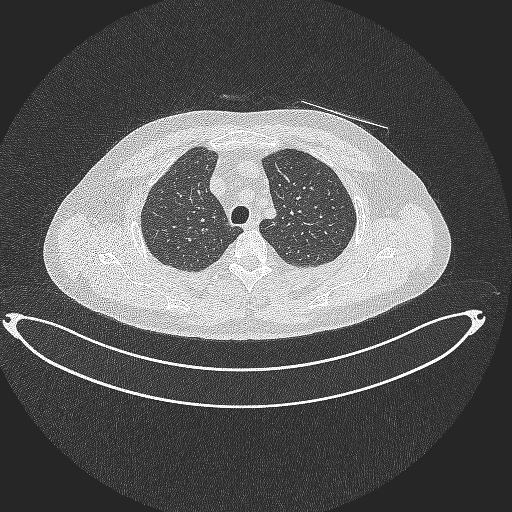
%> input picture data/lcd/data/nc/Normal case (103).jpg, 512 x 512 px; its folder holds only this picture in this run
$ octave lungAnalysis_2.m   (GNU Octave 9; MATLAB toolbox functions it lacks are replaced by stand-ins)
%> lines starting %> are read from the running program, lines starting %| are printed output that depends on the picture; in (x1, y1, x2, y2) boxes, pixels count from 0 and x2, y2 are one past the last pixel; in counts of white or black regions, pixels touching at a corner belong together; the program's own positions count from 1
%> further down, Selected_Image is the input picture: size 512x512x3 uint8; min 37, max 255, mean 91.7
### LungAnalayis-TumorFinder-master/customfilter.m
function C = customfilter(P)

%Fills Matrix 0 all Sides
filter_A=zeros(size(P)+2);
C=zeros(size(P));

%Image Matrix to 0 on all Sides
        for x=1:size(P,1)
            for y=1:size(P,2)
                filter_A(x+1,y+1)=P(x,y);
            end
        end
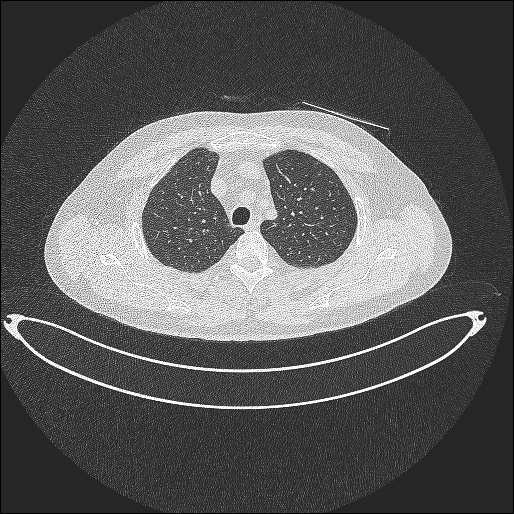
%> filter_A: size 514x514 double; min 0, max 255, mean 91
% 3-3 Neighbour array and sort middle
for i= 1:size(filter_A,1)-2
    for j=1:size(filter_A,2)-2
        window=zeros(9,1);
        inc=1;
        for x=1:3
            for y=1:3
                window(inc)=filter_A(i+x-1,j+y-1);
                inc=inc+1;
            end
        end

        med=sort(window);
        %Medium into Matrix
        C(i,j)=med(5);

    end
end
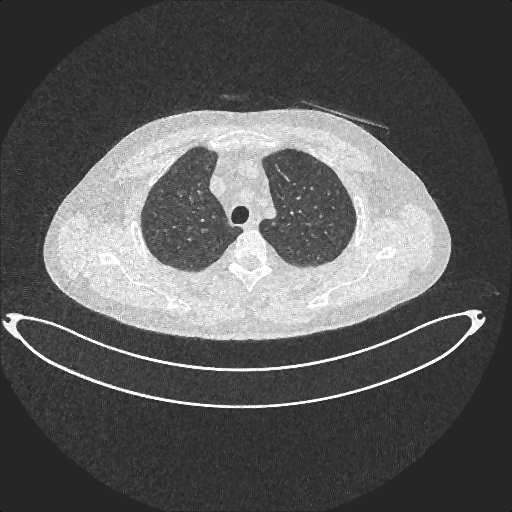
%> C: size 512x512 double; min 0, max 255, mean 90.3
%> after the loop, window = [38; 38; 0; 38; 38; 0; 0; 0; 0]
%Convert Matrix
C=uint8(C);
%> C: size 512x512 uint8
end

### LungAnalayis-TumorFinder-master/lungAnalysis_2.m
imageFolder = '/Users/varsha/Downloads/bs_project/data/lcd/data/nc/';  % Ensure correct path

% Correct variable name for filePattern and jpegFiles if you are using .png files
filePattern = fullfile(imageFolder, '*.jpg');  % Corrected to '*.png' based on your path
imageFiles = dir(filePattern);

for k = 1:length(imageFiles)
    baseFileName = imageFiles(k).name;
    fullFileName = fullfile(imageFolder, baseFileName);
    fprintf(1, 'Now reading %s\n', fullFileName);

    % Read Image File
    Selected_Image = imread(fullFileName);
    if isempty(Selected_Image)
        fprintf('Failed to read %s\n', fullFileName);
        continue;  % Skip this iteration if image failed to load
    end

    % Create a new figure for each image to avoid subplot overwriting
    figure;

    % Original Image
    subplot(3,3,1);
    imshow(Selected_Image);
    title('Selected Image');

    % Noise Removal
    greyscale_Method = rgb2gray(Selected_Image);
    % Assuming customfilter is a valid function that you have defined elsewhere
    median_filtering_Image = customfilter(greyscale_Method);
    subplot(3,3,2);
    imshow(median_filtering_Image);
    title('Noise Removed');

    % Convert to Binary Image
    binary_picture = imbinarize(median_filtering_Image, 0.2);
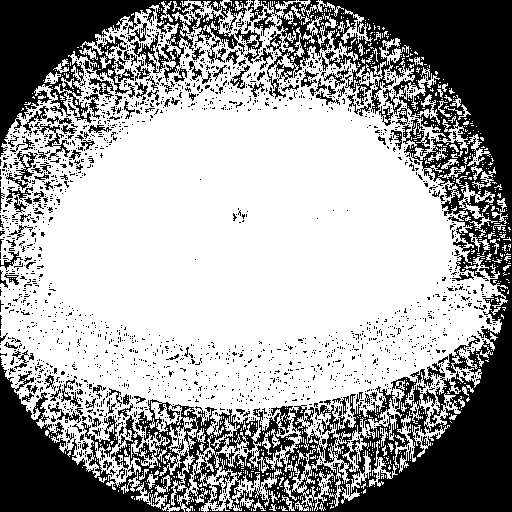
%> binary_picture: size 512x512 logical; 63.4% white; 2183 black regions (2049 under 20 px), largest, box (x1, y1, x2, y2) and area: (0, 0, 512, 512) 67541, (0, 0, 248, 157) 13940, (235, 28, 263, 64) 297
    subplot(3,3,3);
    imshow(binary_picture);
    title('Binary Image');

    %Create morphological structuring element
    se1 = strel('disk', 2); %creates a flat, disk-shaped structure,
    postOpenImage_1 = imopen(binary_picture, se1);
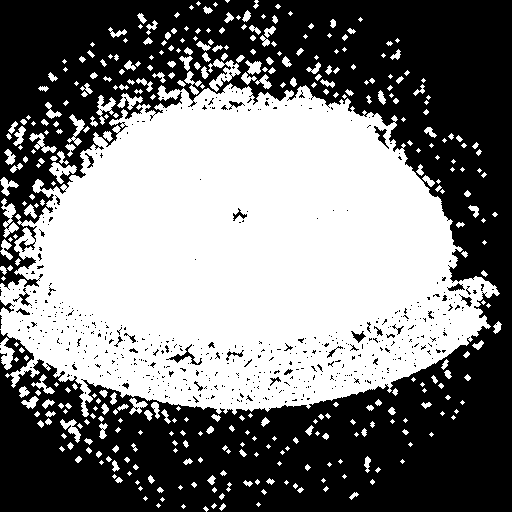
%> postOpenImage_1: size 512x512 logical; 48.4% white; 376 white regions (173 under 20 px), largest, box (x1, y1, x2, y2) and area: (0, 83, 500, 417) 113747, (208, 59, 241, 92) 424, (1, 198, 19, 238) 303
    subplot(3, 3, 4); %divides figure into rectangular panes
    imshow(postOpenImage_1); %show image
    title('Opening Image'); %image name

    %Create morphological structuring element
    se2 = strel('disk', 8); %creates a flat, disk-shaped structure,
    postOpenImage_2 = imopen(binary_picture, se2);
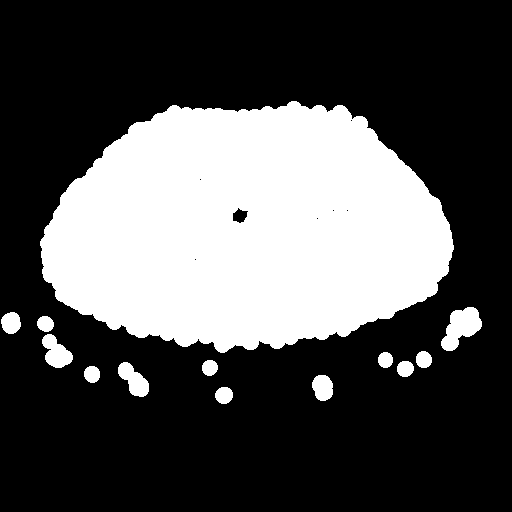
%> postOpenImage_2: size 512x512 logical; 31.6% white; 13 white regions, largest, box (x1, y1, x2, y2) and area: (40, 101, 454, 353) 78191, (441, 307, 482, 351) 1050, (42, 334, 73, 368) 644
    inverted = ones(size(binary_picture));

    %Creates Inverted Picture
    invertedImage_1 = inverted - postOpenImage_1;
    invertedImage_2 = inverted - postOpenImage_2;
    subplot(3,3,5); %divides figure into rectangular panes
    imshow(invertedImage_1); %show image
    title('Inverted Picture'); %image name

    %Specify initial contour
    mask = zeros(size(invertedImage_1));
    mask(50:end-50,50:end-50) = 1;
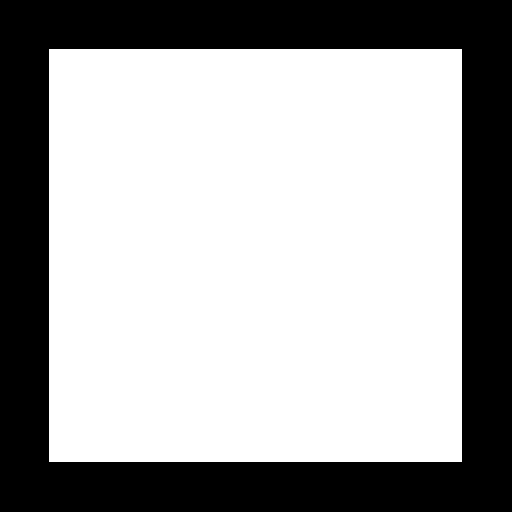
%> mask: size 512x512 double; values 0 (black) and 1 (white), 65.1% white; 1 black region, box (x1, y1, x2, y2) and area: (0, 0, 512, 512) 91575

    %Segments image into foreground and background
%> (the run ends here)
